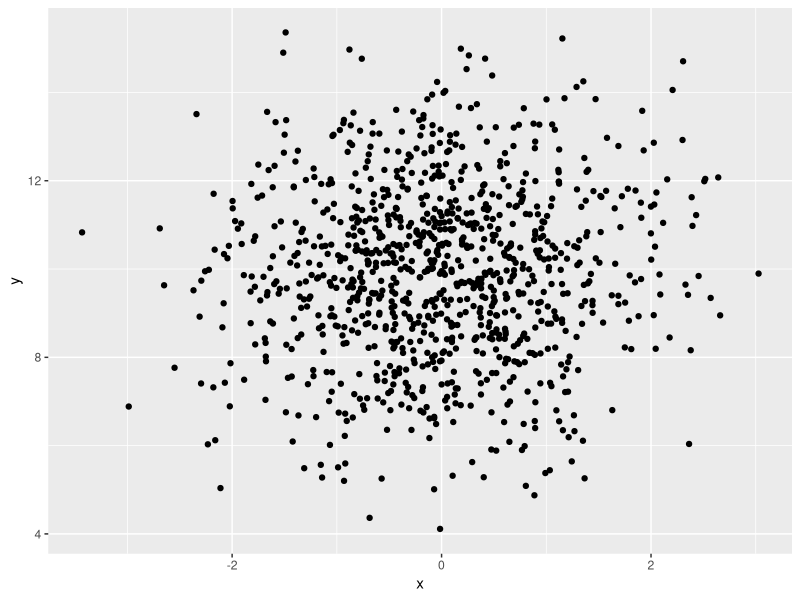

Recreate this plot in R.
library(ggplot2)

d <- data.frame(
  id = 1:1000,
  x = rnorm(1000, mean=0, sd=1),
  y = rnorm(1000, mean=10, sd=2),
  color = sample(c('red', 'blue'), size=1000, replace=TRUE)
)

ggplot(data=d, aes(x=x,y=y)) + 
  geom_point()

mod <- lm(y ~ x, data=d)

# Example for installing new packages
# install.packages('zoo')


library(zoo)
library(ggplot2)
